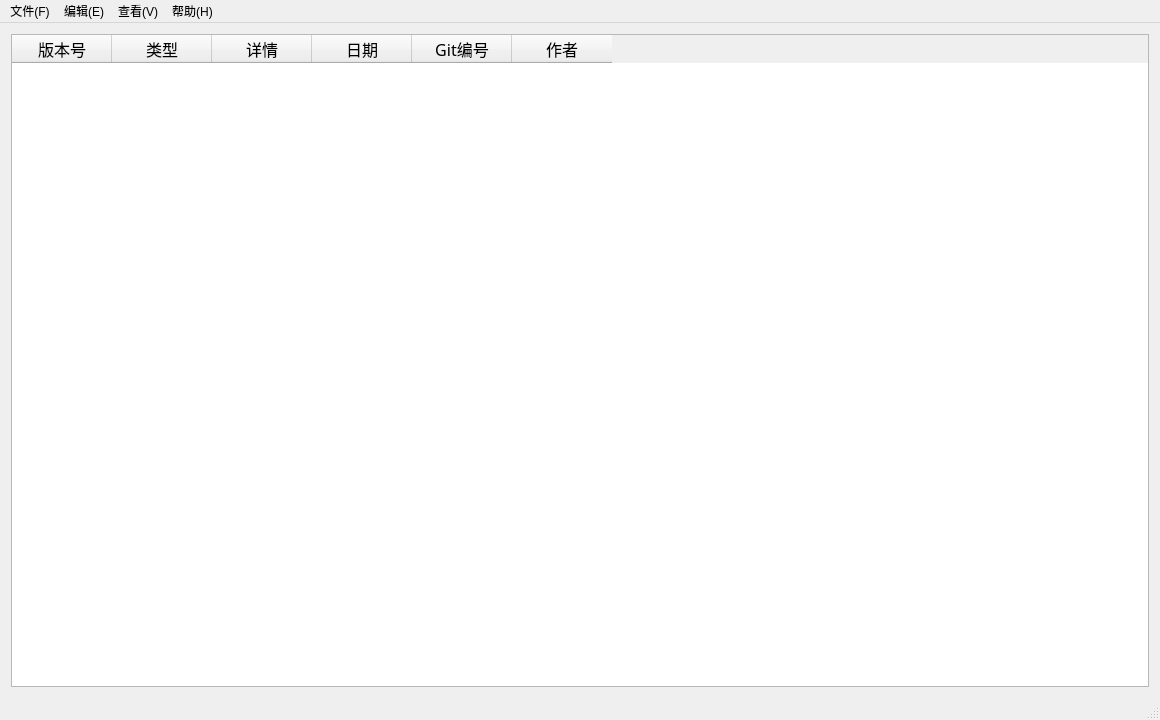
<?xml version="1.0" encoding="UTF-8"?>
<ui version="4.0">
 <class>MainWindow</class>
 <widget class="QMainWindow" name="MainWindow">
  <property name="enabled">
   <bool>true</bool>
  </property>
  <property name="geometry">
   <rect>
    <x>0</x>
    <y>0</y>
    <width>1160</width>
    <height>720</height>
   </rect>
  </property>
  <property name="minimumSize">
   <size>
    <width>0</width>
    <height>0</height>
   </size>
  </property>
  <property name="maximumSize">
   <size>
    <width>16777215</width>
    <height>16777215</height>
   </size>
  </property>
  <property name="windowTitle">
   <string>MainWindow</string>
  </property>
  <property name="styleSheet">
   <string notr="true"/>
  </property>
  <widget class="QWidget" name="centralWidget">
   <layout class="QVBoxLayout" name="verticalLayout">
    <item>
     <widget class="QTableWidget" name="tableWidget">
      <property name="font">
       <font>
        <family>宋体</family>
        <pointsize>11</pointsize>
       </font>
      </property>
      <property name="styleSheet">
       <string notr="true">QTableWidget::item:selected { background-color: rgb(240, 240, 240) }</string>
      </property>
      <column>
       <property name="text">
        <string>版本号</string>
       </property>
       <property name="font">
        <font>
         <family>宋体</family>
         <pointsize>12</pointsize>
        </font>
       </property>
      </column>
      <column>
       <property name="text">
        <string>类型</string>
       </property>
       <property name="font">
        <font>
         <family>宋体</family>
         <pointsize>12</pointsize>
        </font>
       </property>
      </column>
      <column>
       <property name="text">
        <string>详情</string>
       </property>
       <property name="font">
        <font>
         <family>宋体</family>
         <pointsize>12</pointsize>
        </font>
       </property>
      </column>
      <column>
       <property name="text">
        <string>日期</string>
       </property>
       <property name="font">
        <font>
         <family>宋体</family>
         <pointsize>12</pointsize>
        </font>
       </property>
      </column>
      <column>
       <property name="text">
        <string>Git编号</string>
       </property>
       <property name="font">
        <font>
         <family>宋体</family>
         <pointsize>12</pointsize>
        </font>
       </property>
      </column>
      <column>
       <property name="text">
        <string>作者</string>
       </property>
       <property name="font">
        <font>
         <family>宋体</family>
         <pointsize>12</pointsize>
        </font>
       </property>
      </column>
     </widget>
    </item>
   </layout>
  </widget>
  <widget class="QMenuBar" name="menuBar">
   <property name="geometry">
    <rect>
     <x>0</x>
     <y>0</y>
     <width>1160</width>
     <height>28</height>
    </rect>
   </property>
   <widget class="QMenu" name="menu">
    <property name="title">
     <string>文件(F)</string>
    </property>
    <addaction name="separator"/>
    <addaction name="new_file"/>
    <addaction name="open_file"/>
    <addaction name="save_file"/>
    <addaction name="close_file"/>
    <addaction name="separator"/>
    <addaction name="exit_file"/>
   </widget>
   <widget class="QMenu" name="menu_2">
    <property name="title">
     <string>帮助(H)</string>
    </property>
    <addaction name="count_MLog"/>
    <addaction name="resize_MLog"/>
    <addaction name="separator"/>
    <addaction name="about_MLog"/>
   </widget>
   <widget class="QMenu" name="menu_3">
    <property name="title">
     <string>编辑(E)</string>
    </property>
    <addaction name="insert_row"/>
    <addaction name="delete_row"/>
   </widget>
   <widget class="QMenu" name="menu_4">
    <property name="title">
     <string>查看(V)</string>
    </property>
    <addaction name="statusbar_view"/>
   </widget>
   <addaction name="menu"/>
   <addaction name="menu_3"/>
   <addaction name="menu_4"/>
   <addaction name="menu_2"/>
  </widget>
  <widget class="QStatusBar" name="statusBar"/>
  <action name="new_file">
   <property name="text">
    <string>新建(N)</string>
   </property>
   <property name="toolTip">
    <string>新建</string>
   </property>
   <property name="shortcut">
    <string>Ctrl+N</string>
   </property>
  </action>
  <action name="open_file">
   <property name="text">
    <string>打开(O)</string>
   </property>
   <property name="toolTip">
    <string>打开</string>
   </property>
   <property name="shortcut">
    <string>Ctrl+O</string>
   </property>
  </action>
  <action name="save_file">
   <property name="text">
    <string>保存(S)</string>
   </property>
   <property name="toolTip">
    <string>保存</string>
   </property>
   <property name="shortcut">
    <string>Ctrl+S</string>
   </property>
  </action>
  <action name="exit_file">
   <property name="text">
    <string>退出(X)</string>
   </property>
   <property name="toolTip">
    <string>退出</string>
   </property>
   <property name="shortcut">
    <string>Ctrl+X</string>
   </property>
  </action>
  <action name="about_MLog">
   <property name="text">
    <string>关于MLog(A)</string>
   </property>
   <property name="toolTip">
    <string>关于MLog</string>
   </property>
   <property name="shortcut">
    <string>Ctrl+A</string>
   </property>
  </action>
  <action name="insert_row">
   <property name="text">
    <string>添加行(I)</string>
   </property>
   <property name="toolTip">
    <string>添加行</string>
   </property>
   <property name="shortcut">
    <string>Ctrl+I</string>
   </property>
  </action>
  <action name="delete_row">
   <property name="text">
    <string>删除行(D)</string>
   </property>
   <property name="toolTip">
    <string>删除行</string>
   </property>
   <property name="shortcut">
    <string>Ctrl+D</string>
   </property>
  </action>
  <action name="close_file">
   <property name="text">
    <string>关闭(C)</string>
   </property>
   <property name="toolTip">
    <string>关闭</string>
   </property>
   <property name="shortcut">
    <string>Ctrl+C</string>
   </property>
  </action>
  <action name="resize_MLog">
   <property name="text">
    <string>重置窗口(M)</string>
   </property>
   <property name="toolTip">
    <string>重置窗口</string>
   </property>
   <property name="shortcut">
    <string>Ctrl+M</string>
   </property>
  </action>
  <action name="count_MLog">
   <property name="text">
    <string>统计日志(T)</string>
   </property>
   <property name="toolTip">
    <string>统计日志</string>
   </property>
   <property name="shortcut">
    <string>Ctrl+T</string>
   </property>
  </action>
  <action name="statusbar_view">
   <property name="text">
    <string>显示状态栏(E)</string>
   </property>
   <property name="toolTip">
    <string>状态栏</string>
   </property>
   <property name="shortcut">
    <string>Ctrl+E</string>
   </property>
  </action>
 </widget>
 <layoutdefault spacing="6" margin="11"/>
 <resources/>
 <connections>
  <connection>
   <sender>exit_file</sender>
   <signal>triggered()</signal>
   <receiver>MainWindow</receiver>
   <slot>close()</slot>
   <hints>
    <hint type="sourcelabel">
     <x>-1</x>
     <y>-1</y>
    </hint>
    <hint type="destinationlabel">
     <x>579</x>
     <y>359</y>
    </hint>
   </hints>
  </connection>
 </connections>
</ui>
